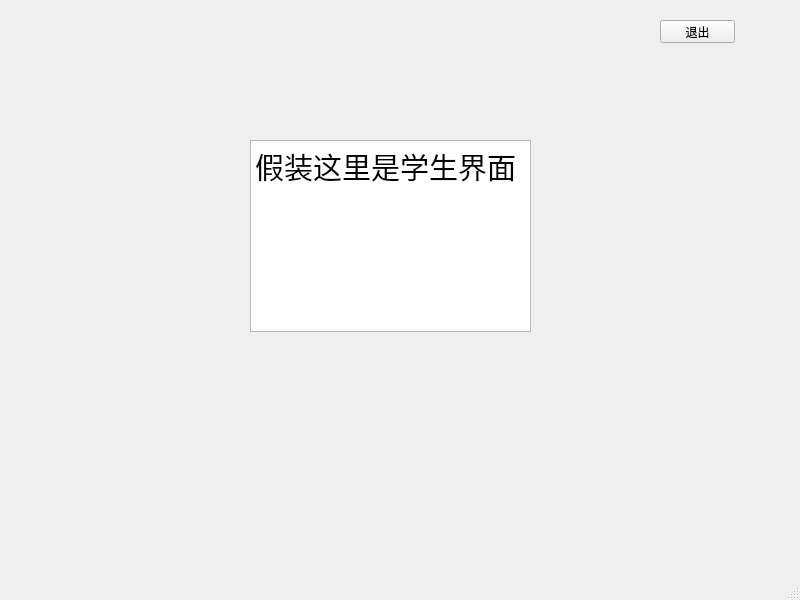
<?xml version="1.0" encoding="UTF-8"?>
<ui version="4.0">
 <class>StudentMainWindow</class>
 <widget class="QMainWindow" name="StudentMainWindow">
  <property name="geometry">
   <rect>
    <x>0</x>
    <y>0</y>
    <width>800</width>
    <height>600</height>
   </rect>
  </property>
  <property name="windowTitle">
   <string>MainWindow</string>
  </property>
  <widget class="QWidget" name="centralwidget">
   <widget class="QTextBrowser" name="textBrowser">
    <property name="geometry">
     <rect>
      <x>250</x>
      <y>140</y>
      <width>281</width>
      <height>192</height>
     </rect>
    </property>
    <property name="html">
     <string>&lt;!DOCTYPE HTML PUBLIC &quot;-//W3C//DTD HTML 4.0//EN&quot; &quot;http://www.w3.org/TR/REC-html40/strict.dtd&quot;&gt;
&lt;html&gt;&lt;head&gt;&lt;meta name=&quot;qrichtext&quot; content=&quot;1&quot; /&gt;&lt;style type=&quot;text/css&quot;&gt;
p, li { white-space: pre-wrap; }
&lt;/style&gt;&lt;/head&gt;&lt;body style=&quot; font-family:'SimSun'; font-size:9pt; font-weight:400; font-style:normal;&quot;&gt;
&lt;p style=&quot; margin-top:0px; margin-bottom:0px; margin-left:0px; margin-right:0px; -qt-block-indent:0; text-indent:0px;&quot;&gt;&lt;span style=&quot; font-family:'Ubuntu'; font-size:22pt;&quot;&gt;假装这里是学生界面&lt;/span&gt;&lt;/p&gt;&lt;/body&gt;&lt;/html&gt;</string>
    </property>
   </widget>
   <widget class="QPushButton" name="Quit">
    <property name="geometry">
     <rect>
      <x>660</x>
      <y>20</y>
      <width>75</width>
      <height>23</height>
     </rect>
    </property>
    <property name="text">
     <string>退出</string>
    </property>
   </widget>
  </widget>
  <widget class="QMenuBar" name="menubar">
   <property name="geometry">
    <rect>
     <x>0</x>
     <y>0</y>
     <width>800</width>
     <height>23</height>
    </rect>
   </property>
  </widget>
  <widget class="QStatusBar" name="statusbar"/>
 </widget>
 <resources/>
 <connections/>
</ui>
